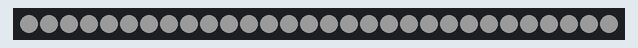
This sketch was run on a simulated Arduino Uno, built with avr-gcc and run on an emulated ATmega328P. On the bench: 30 RGB LEDs in strip order, left to right. Dim RGB values are drawn brighter than linear.

Above: at 0.45 s.
At 39.73 s:
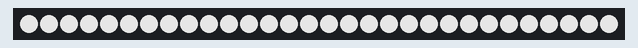

The sketch:

36.ino
```cpp
#include <Adafruit_NeoPixel.h>

// Pin where the data line of the WS2812 is connected
#define PIN 6

// Number of LEDs in the strip
#define NUM_LEDS 30

// Create an instance of the NeoPixel library
Adafruit_NeoPixel strip = Adafruit_NeoPixel(NUM_LEDS, PIN, NEO_GRB + NEO_KHZ800);

void setup() {
  // Initialize the LED strip
  strip.begin();
  strip.show(); // Initialize all pixels to off
}

void loop() {
  // Fade in
  for (int brightness = 0; brightness <= 255; brightness++) {
    setBrightness(brightness);
    delay(10); // Adjust the speed of the fade
  }

  // Fade out
  for (int brightness = 255; brightness >= 0; brightness--) {
    setBrightness(brightness);
    delay(10); // Adjust the speed of the fade
  }
}

void setBrightness(int brightness) {
  // Set the brightness of each pixel
  for (int i = 0; i < strip.numPixels(); i++) {
    strip.setPixelColor(i, strip.Color(brightness, brightness, brightness));
  }
  strip.show();
}
```
